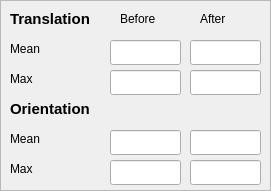
    <widget class="QFrame" name="frame_5">
     <property name="geometry">
      <rect>
       <x>400</x>
       <y>70</y>
       <width>271</width>
       <height>191</height>
      </rect>
     </property>
     <property name="frameShape">
      <enum>QFrame::StyledPanel</enum>
     </property>
     <property name="frameShadow">
      <enum>QFrame::Raised</enum>
     </property>
     <widget class="QLabel" name="label_136">
      <property name="geometry">
       <rect>
        <x>10</x>
        <y>10</y>
        <width>101</width>
        <height>17</height>
       </rect>
      </property>
      <property name="font">
       <font>
        <family>Ubuntu</family>
        <pointsize>11</pointsize>
        <weight>75</weight>
        <italic>false</italic>
        <bold>true</bold>
        <underline>false</underline>
        <strikeout>false</strikeout>
       </font>
      </property>
      <property name="text">
       <string>Translation</string>
      </property>
     </widget>
     <widget class="QLabel" name="label_137">
      <property name="geometry">
       <rect>
        <x>10</x>
        <y>40</y>
        <width>81</width>
        <height>17</height>
       </rect>
      </property>
      <property name="text">
       <string>Mean</string>
      </property>
     </widget>
     <widget class="QLabel" name="label_138">
      <property name="geometry">
       <rect>
        <x>10</x>
        <y>70</y>
        <width>91</width>
        <height>17</height>
       </rect>
      </property>
      <property name="text">
       <string>Max</string>
      </property>
     </widget>
     <widget class="QLabel" name="label_139">
      <property name="geometry">
       <rect>
        <x>10</x>
        <y>100</y>
        <width>101</width>
        <height>17</height>
       </rect>
      </property>
      <property name="font">
       <font>
        <family>Ubuntu</family>
        <pointsize>11</pointsize>
        <weight>75</weight>
        <italic>false</italic>
        <bold>true</bold>
       </font>
      </property>
      <property name="text">
       <string>Orientation</string>
      </property>
     </widget>
     <widget class="QLabel" name="label_140">
      <property name="geometry">
       <rect>
        <x>10</x>
        <y>130</y>
        <width>91</width>
        <height>17</height>
       </rect>
      </property>
      <property name="text">
       <string>Mean</string>
      </property>
     </widget>
     <widget class="QLabel" name="label_141">
      <property name="geometry">
       <rect>
        <x>10</x>
        <y>160</y>
        <width>91</width>
        <height>17</height>
       </rect>
      </property>
      <property name="text">
       <string>Max</string>
      </property>
     </widget>
     <widget class="QLineEdit" name="lineEdit_trans_err_mean_before">
      <property name="geometry">
       <rect>
        <x>110</x>
        <y>40</y>
        <width>71</width>
        <height>25</height>
       </rect>
      </property>
     </widget>
     <widget class="QLineEdit" name="lineEdit_trans_err_max_before">
      <property name="geometry">
       <rect>
        <x>110</x>
        <y>70</y>
        <width>71</width>
        <height>25</height>
       </rect>
      </property>
     </widget>
     <widget class="QLineEdit" name="lineEdit_ori_err_mean_before">
      <property name="geometry">
       <rect>
        <x>110</x>
        <y>130</y>
        <width>71</width>
        <height>25</height>
       </rect>
      </property>
     </widget>
     <widget class="QLineEdit" name="lineEdit_ori_err_max_before">
      <property name="geometry">
       <rect>
        <x>110</x>
        <y>160</y>
        <width>71</width>
        <height>25</height>
       </rect>
      </property>
     </widget>
     <widget class="QLabel" name="label_142">
      <property name="geometry">
       <rect>
        <x>120</x>
        <y>10</y>
        <width>51</width>
        <height>17</height>
       </rect>
      </property>
      <property name="text">
       <string>Before</string>
      </property>
     </widget>
     <widget class="QLineEdit" name="lineEdit_ori_err_max_after">
      <property name="geometry">
       <rect>
        <x>190</x>
        <y>160</y>
        <width>71</width>
        <height>25</height>
       </rect>
      </property>
     </widget>
     <widget class="QLineEdit" name="lineEdit_ori_err_mean_after">
      <property name="geometry">
       <rect>
        <x>190</x>
        <y>130</y>
        <width>71</width>
        <height>25</height>
       </rect>
      </property>
     </widget>
     <widget class="QLabel" name="label_143">
      <property name="geometry">
       <rect>
        <x>200</x>
        <y>10</y>
        <width>51</width>
        <height>17</height>
       </rect>
      </property>
      <property name="text">
       <string>After</string>
      </property>
     </widget>
     <widget class="QLineEdit" name="lineEdit_trans_err_mean_after">
      <property name="geometry">
       <rect>
        <x>190</x>
        <y>40</y>
        <width>71</width>
        <height>25</height>
       </rect>
      </property>
     </widget>
     <widget class="QLineEdit" name="lineEdit_trans_err_max_after">
      <property name="geometry">
       <rect>
        <x>190</x>
        <y>70</y>
        <width>71</width>
        <height>25</height>
       </rect>
      </property>
     </widget>
    </widget>
